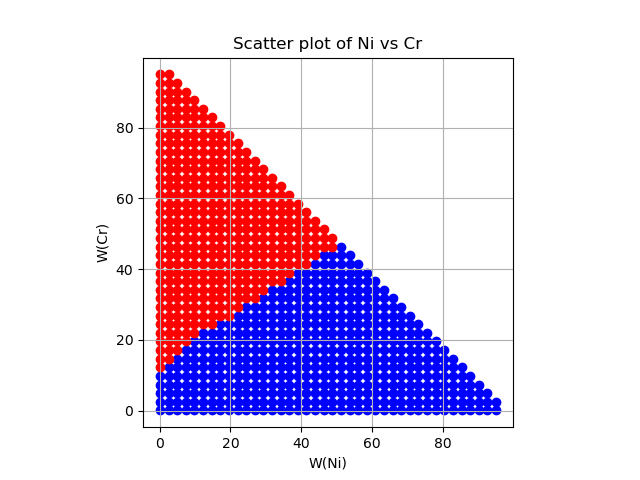

Write Python code to recreate this figure.
from tc_python import *
import matplotlib.pyplot as plt
import numpy as np
import pandas as pd

current_directory = os.path.dirname(os.path.abspath(__file__))
cache_fname = os.path.basename(__file__) + "_cache"
output_fname = os.path.splitext(os.path.basename(__file__))[0]

print("Cache Filename: ", cache_fname)
print("Output Filename: ", output_fname)
print("Current Dir: ", current_directory)

# Setup thermodynamic calculation
with TCPython() as start:
    calculation = (
        start
        .set_cache_folder(os.path.join(current_directory, cache_fname))
        .set_ges_version(5)
        .select_database_and_elements("tchea4", ["Ni", "Cr", "Mo", "Ti", "Fe"])
        .get_system()
        .with_batch_equilibrium_calculation()
        .set_condition("W(Ni)", 95E-2)
        .set_condition("W(Cr)", 0.1E-2)
        .set_condition("W(Mo)", 0.1E-2)
        .set_condition("W(Ti)", 0.1E-2)
        .set_condition("T", 1000+273.15)
        .disable_global_minimization()
    )

    # Generate condition combinations for equilibrium calculations
    k = 40
    list_of_conditions = [(("W(Ni)", w_ni), ("W(Cr)", w_cr), ("W(Mo)", 0.1E-2), ("W(Ti)", 0.1E-2), ("T", tk))
                          for w_ni in np.linspace(0.1E-2, 0.95, k)
                          for w_cr in np.linspace(0.1E-2, 0.95, k)
                          for tk in np.arange(900+273.15, 1300+273.15, 50)
                          if w_ni + w_cr + 0.1E-2 + 0.1E-2 <= 1]

    calculation.set_conditions_for_equilibria(list_of_conditions)

    results = calculation.calculate(
        ["np(FCC_L12)", "np(FCC_L12#1)", "np(FCC_L12#2)"], 100)

    list_np_FCC_L12 = results.get_values_of('np(FCC_L12)')
    list_np_FCC_L12_1 = results.get_values_of('np(FCC_L12#1)')
    list_np_FCC_L12_2 = results.get_values_of('np(FCC_L12#2)')

# ====== postprocessing of tc calculation ======
list_np_FCC_L12_merge = [max(a, b, c) for a, b, c in zip(
    list_np_FCC_L12, list_np_FCC_L12_1, list_np_FCC_L12_2)]

df = pd.DataFrame(columns=['Ni', 'Cr', 'Mo', 'Ti',
                  'T', 'np(FCC_L12)', 'np(FCC_L12#1)', 'np(FCC_L12#2)',
                           'np(FCC_L12)_merge'])

# Convert conditions and results to DataFrame
df = pd.DataFrame({
    'Ni': [dict(conditions)['W(Ni)']*100 for conditions in list_of_conditions],
    'Cr': [dict(conditions)['W(Cr)']*100 for conditions in list_of_conditions],
    'Mo': [dict(conditions)['W(Mo)']*100 for conditions in list_of_conditions],
    'Ti': [dict(conditions)['W(Ti)']*100 for conditions in list_of_conditions],
    'T': [dict(conditions)['T'] for conditions in list_of_conditions],
    'np(FCC_L12)': list_np_FCC_L12,
    'np(FCC_L12#1)': list_np_FCC_L12_1,
    'np(FCC_L12#2)': list_np_FCC_L12_2,
    'np(FCC_L12)_merge': list_np_FCC_L12_merge
})

df.to_excel(os.path.join(current_directory,
            "tc_full_df_check.xlsx"), index=False)

# --- data showing FCC possibilties
# Group by 'Ni' and 'Cr' and filter groups with any 'np(FCC_L12)' value > 0.99
filtered_groups_FCC_y = df.groupby(['Ni', 'Cr', 'Mo', 'Ti']).filter(
    lambda x: (x['np(FCC_L12)_merge'] > 0.95).any())
# Get unique 'Ni' and 'Cr' combinations
result_FCC_y = filtered_groups_FCC_y[['Ni', 'Cr', 'Mo', 'Ti']
                                     ].drop_duplicates().reset_index(drop=True)

# Calculate the 'Fe' column values
result_FCC_y['Fe'] = 100 - result_FCC_y['Ni'] - \
    result_FCC_y['Cr'] - result_FCC_y['Mo'] - result_FCC_y['Ti']
print(result_FCC_y.head(3))
# df_output_fname = output_fname+".xlsx"
df_output_fname = "MultiTaskModel_NiCrFe_MoTi_TC_wt_pct.xlsx"

result_FCC_y.to_excel(
    os.path.join(current_directory, df_output_fname), index=False)

# --- data showing no FCC possibilties
# Get unique combinations where 'np(FCC_L12)_merge' < 1 for each group
filtered_groups_FCC_n = df.groupby(['Ni', 'Cr', 'Mo', 'Ti']).filter(
    lambda group: group['np(FCC_L12)_merge'].max() < 0.95)
result_FCC_n = filtered_groups_FCC_n[['Ni', 'Cr', 'Mo', 'Ti']
                                     ].drop_duplicates().reset_index(drop=True)

# Plotting
plt.scatter(result_FCC_y['Ni'], result_FCC_y['Cr'],
            marker='o', color='blue', label='Y values')
plt.scatter(result_FCC_n['Ni'], result_FCC_n['Cr'],
            marker='o', color='red', label='N values')
plt.title('Scatter plot of Ni vs Cr')
plt.xlabel('W(Ni)')
plt.ylabel('W(Cr)')
plt.grid(True)
plt.xlim(0, 100)
plt.ylim(0, 100)
plt.axis('square')
plt_output_fname = output_fname+".png"
plt.savefig(os.path.join(current_directory, plt_output_fname))
